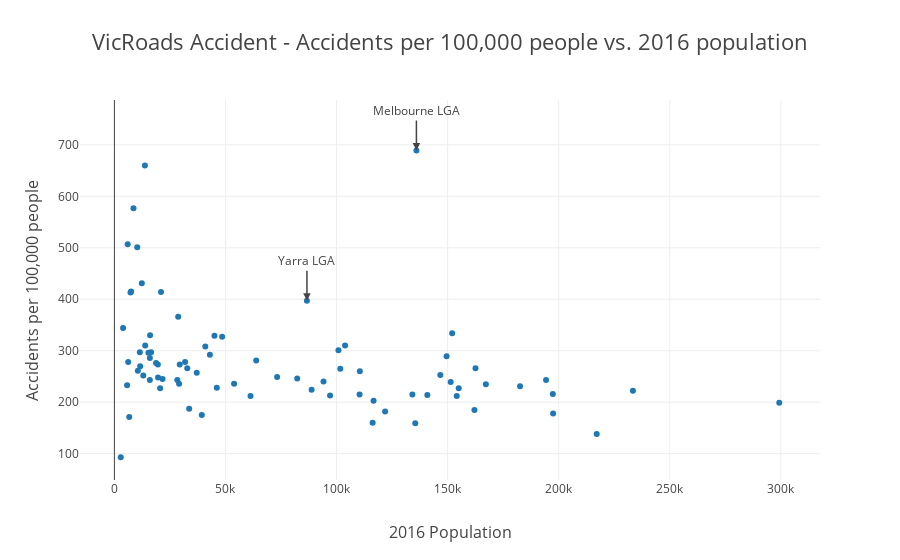

Here is the notebook cell this chart was saved with:
### Markdown cell above
### LGAs with less people have more accidents per person

* This is likely acting as a proxy for 'Country or not', and would align with the hypothesis that country roads are more dangerous than city roads
* What's going on with Melbourne and Yarra LGAs?
    * Is it perhaps the case minor accidents are more likely to be reported in the city?

### Code cell
py.iplot(figure8, filename='figure8')
#pyonline.image.ishow(figure8, width=1500, height=750)

### Figure 1 — Plotly figure (JSON) as saved in the notebook; plotly's stock layout.template omitted (floating-point values rounded to 4 significant figures)
{"data": [{"mode": "markers", "name": "Crashes Per 100k Population vs. Population", "text": ["ALPINE", "ARARAT", "BALLARAT", "BANYULE", "BASS COAST", "BAW BAW", "BAYSIDE", "BENALLA", "BOROONDARA", "BRIMBANK", "BULOKE", "CAMPASPE", "CARDINIA", "CASEY", "CENTRAL GOLDFIELDS", "COLAC-OTWAY", "CORANGAMITE", "DAREBIN", "EAST GIPPSLAND", "FRANKSTON", "GANNAWARRA", "GLEN EIRA", "GLENELG", "GOLDEN PLAINS", "GREATER BENDIGO", "GREATER DANDENONG", "GREATER GEELONG", "GREATER SHEPPARTON", "HEPBURN", "HINDMARSH", "HOBSONS BAY", "HORSHAM", "HUME", "INDIGO", "KINGSTON", "KNOX", "LATROBE", "LODDON", "MACEDON RANGES", "MANNINGHAM", "MANSFIELD", "MARIBYRNONG", "MAROONDAH", "MELBOURNE", "MELTON", "MILDURA", "MITCHELL", "MOIRA", "MONASH", "MOONEE VALLEY", "MOORABOOL", "MORELAND", "MORNINGTON PENINSULA", "MOUNT ALEXANDER", "MOYNE", "MURRINDINDI", "NILLUMBIK", "NORTHERN GRAMPIANS", "PORT PHILLIP", "PYRENEES", "QUEENSCLIFFE", "SOUTH GIPPSLAND", "SOUTHERN GRAMPIANS", "STONNINGTON", "STRATHBOGIE", "SURF COAST", "SWAN HILL", "TOWONG", "WANGARATTA", "WARRNAMBOOL", "WELLINGTON", "WEST WIMMERA", "WHITEHORSE", "WHITTLESEA", "WODONGA", "WYNDHAM", "YARRA", "YARRA RANGES", "YARRIAMBIACK"], "type": "scatter", "x": [12337, 11600, 101686, 121865, 32804, 48479, 97087, 13861, 167231, 194319, 6201, 37061, 94128, 299301, 12995, 20972, 16051, 146719, 45040, 134143, 10549, 140875, 19557, 21688, 110477, 152050, 233429, 63837, 15330, 5721, 88778, 19642, 197376, 15952, 151389, 154110, 73257, 7516, 46100, 116255, 8584, 82288, 110376, 135959, 135443, 53878, 40918, 29112, 182618, 116671, 31818, 162558, 154999, 18761, 16495, 13732, 61273, 11439, 100863, 7238, 2853, 28703, 15944, 103832, 10274, 29397, 20584, 5985, 28310, 33655, 42983, 3903, 162078, 197491, 39351, 217122, 86657, 149537, 6674], "y": [431, 270, 265, 182, 266, 327, 213, 310, 235, 243, 278, 257, 240, 199, 252, 414, 330, 253, 329, 215, 261, 214, 273, 245, 260, 334, 222, 281, 296, 233, 224, 248, 216, 286, 239, 212, 249, 415, 228, 160, 577, 246, 215, 689, 159, 236, 308, 236, 231, 203, 278, 266, 227, 276, 297, 660, 212, 297, 301, 413, 93, 366, 243, 310, 501, 273, 227, 507, 243, 187, 292, 344, 185, 178, 175, 138, 397, 289, 171]}], "layout": {"annotations": [{"arrowhead": 2, "arrowsize": 1, "arrowwidth": 1.5, "ax": 0, "ay": -40, "showarrow": true, "text": "Melbourne LGA", "x": 135959, "xref": "x", "y": 689, "yref": "y"}, {"arrowhead": 2, "arrowsize": 1, "arrowwidth": 1.5, "ax": 0, "ay": -40, "showarrow": true, "text": "Yarra LGA", "x": 86675, "xref": "x", "y": 397, "yref": "y"}], "legend": {"orientation": "h", "x": 0.24, "y": 1.1}, "title": "VicRoads Accident - Accidents per 100,000 people vs. 2016 population", "titlefont": {"family": "Open Sans", "size": 22}, "xaxis": {"title": "2016 Population", "titlefont": {"family": "Open Sans", "size": 16}}, "yaxis": {"title": "Accidents per 100,000 people", "titlefont": {"family": "Open Sans", "size": 16}}}}
